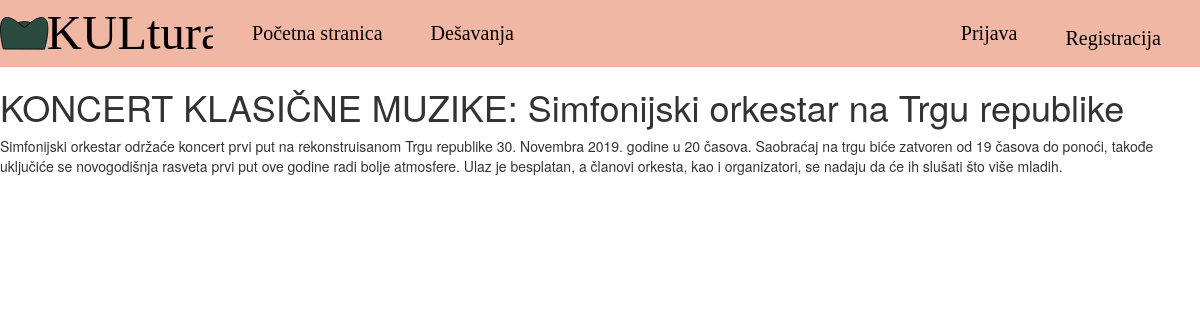
/desavanje?id_dogadjaja=11, run on the app's committed database.
### tables this page shows
CREATE TABLE `dogadjaji` (
  `id_dogadjaja` int(11) NOT NULL,
  `naziv_dogadjaja` varchar(100) NOT NULL,
  `vrsta_dogadjaja` int(11) NOT NULL,
  `pocetak_dogadjaja` datetime NOT NULL,
  `kraj_dogadjaja` datetime NOT NULL,
  `opis_dogadjaja` text DEFAULT NULL
);

### utils/view.php (called while the page is built, shortened)
<?php
function renderView($name, array $vars = []) {
    extract($vars);
    include dirname(__DIR__) . '/templates/' . $name . '.php';
}

### controller/event.php (called while the page is built, shortened)
<?php
require 'utils/view.php';
require 'model/event.php';
function getEventAction(array $filters)
{
    $db = dbConnect();
    $selectedEventId = $filters['id_dogadjaja'] ?? null;
    $event = getEvent($db, $selectedEventId);
    $eventTypeNames = getEventTypeNames($db);
    $events = getEventsFiltered($db, ['vrsta_dogadjaja' => $event['vrsta_dogadjaja']]);
    renderView(
        'dogadjaj',
        [
            'event' => $event,
            'events' => $events,
            'eventTypeNames' => $eventTypeNames,
        ]
    );
}

### index.php (called while the page is built, shortened)
<?php
$routeMap = [
    '/login' => [
        'file'=>'controller/login.php',
        'action'=>'loginAction',
        'data'=>[$_POST]
    ],
    '/desavanje' =>[
        'file' => 'controller/event.php',
        'action' => 'getEventAction',
        'data' => [$_GET]
    ],
    '/desavanja' => [
        'file'=>'controller/events.php',
        'action'=>'getEventsListAction',
        'data'=>[$_GET]
    ],
    '/' => [
        'file' => 'controller/index.php',
        'action' => 'indexAction',
    ],
];
$currentRoute = $routeMap['/'];
if (isset($_SERVER['PATH_INFO']) && isset($routeMap[$_SERVER['PATH_INFO']])) {
    $currentRoute = $routeMap[$_SERVER['PATH_INFO']];
}
call_user_func_array($currentRoute['action'], $currentRoute['data'] ?? []);

### model/event.php (called while the page is built, shortened)
<?php
function getEventsFiltered(PDO $db, array $filters) {
    $eventsStatement = $db->prepare('SELECT * FROM dogadjaji  WHERE vrsta_dogadjaja = :vrsta_dogadjaja AND sysdate()<pocetak_dogadjaja ORDER BY pocetak_dogadjaja');
    $eventsStatement->execute($filters);
    return $eventsStatement->fetchAll();
}
function getEvent(PDO $db, $id) {
    $eventStatement = $db->prepare("SELECT * FROM dogadjaji /*JOIN vrste_dogadjaja ON (dogadjaji.id_dogadjaja=vrste_dogadjaja.id_vrste)*/ WHERE id_dogadjaja = :id ");
    $eventStatement->execute(array('id' => $id));
    return ($eventStatement->fetch());
}

### templates/dogadjaj.php (the view, shortened to what this page needs)
<html>
<head>
    <?php include 'templates/includes/css.php'; ?>
</head>
<body>
    <?php include 'templates/includes/header.php'; ?>
    <?php
        echo '<h1>' . $event['naziv_dogadjaja'] . '</h1>
    <p>' . $event['opis_dogadjaja'] . '</p>';
    ?>
</body>
</html>

### css/theme.css (style rules this page uses)
body { background-color: #FFF !important; }

### data on the page
dogadjaji: naziv_dogadjaja "KONCERT KLASIČNE MUZIKE: Simfonijski orkestar na Trgu republike", opis_dogadjaja "Simfonijski orkestar održaće koncert prvi put na rekonstruisanom Trgu republike 30. Novembra 2019. godine u 20 časova. Saobraćaj na trgu biće zatvoren od 19 časova do ponoći, takođe uključiće se novogodišnja rasveta prvi put ove godine radi bolje atmosfere. Ulaz je besplatan, a članovi orkesta, kao i organizatori, se nadaju da će ih slušati što više mladih."
